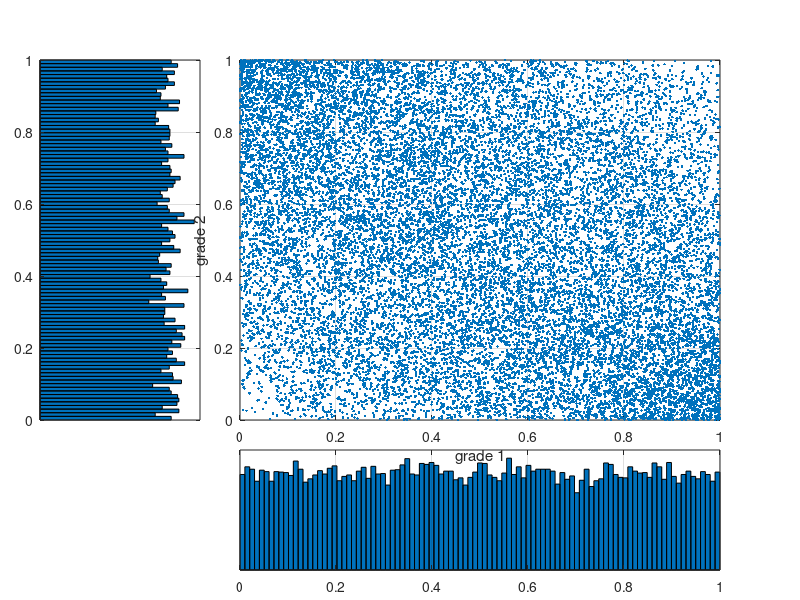
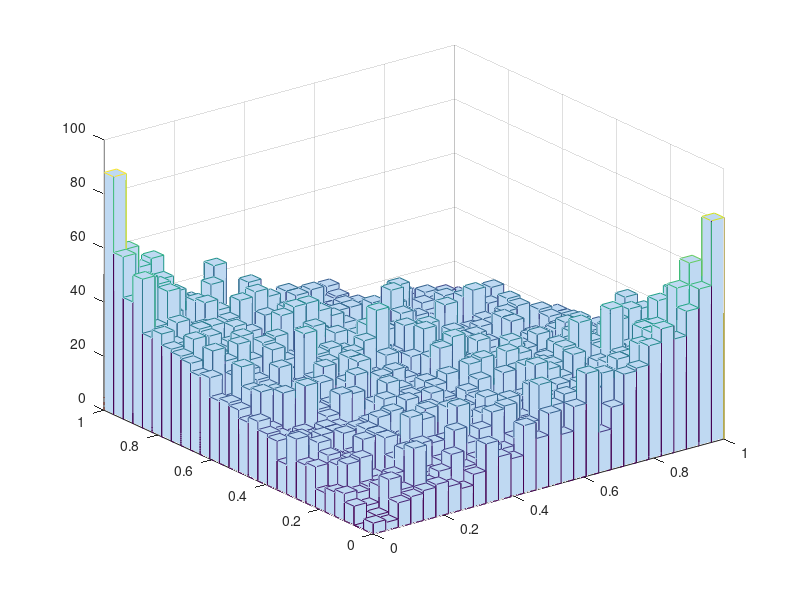

Here is the MATLAB script that generated these plots, in order:
% this script simulates the copula of a bi-variate log-t distribution
% see "Risk and Asset Allocation"-Springer (2005), by A. Meucci


clc; clear; close all
%%%%%%%%%%%%%%%%%%%%%%%%%%%%%%%%%%%%%%%%%%%%%%%%%%%%%%%%%%%%%%%%%%%%%%%%%%%%%%%%%%%%%%%%%%%%%%%%%%%%%%%%%%%%%
% input parameters
Mu=[1  -1]';     
r=-.3;            
sigma=[2 10]';    
nu=200;

NumSimul=20000;

%%%%%%%%%%%%%%%%%%%%%%%%%%%%%%%%%%%%%%%%%%%%%%%%%%%%%%%%%%%%%%%%%%%%%%%%%%%%%%%%%%%%%%%%%%%%%%%%%%%%%%%%%%%%%
C=[1 r;r 1];
Std_X=mvtrnd(C,nu,NumSimul);  % standardized bi-variate t simulation
Y_1=Mu(1)+sigma(1)*Std_X(:,1);
Y_2=Mu(2)+sigma(2)*Std_X(:,2);
Y=[Y_1 Y_2]; % bi-variate t simulation

X=exp(Y);    % bi-variate log-t simulation

U_1=tcdf( (log(X(:,1))-Mu(1))/sigma(1) ,nu); % grade 1 simulation
U_2=tcdf( (log(X(:,2))-Mu(2))/sigma(2) ,nu); % grade 1 simulation
Copula=[U_1 U_2];                                 % copula

%%%%%%%%%%%%%%%%%%%%%%%%%%%%%%%%%%%%%%%%%%%%%%%%%%%%%%%%%%%%%%%%%%%%%%%%%%%%%%%%%%%%%%%%%%%%%%%%%%%%%%%%%%%%
% plots
%%%%%%%%%%%%%%%%%%%%%%%%%%%%%%%%%%%%%%%%%%%%%%%%%%%%%%%%%%%%%%%%%%%%%%%%%%%%%%%%%%%%%%%%%%%%%%%%%%%%%%%%%%%%

figure 
% marginals
NumBins=round(10*log(NumSimul));

subplot('Position',[.05 .3 .2 .6]) 
[n,D]=hist(Copula(:,2),NumBins);
barh(D,n,1);
[y_lim]=get(gca,'ylim')
set(gca,'xtick',[])
grid on

subplot('Position',[.3 .05 .6 .2]) 
[n,D]=hist(Copula(:,1),NumBins);
bar(D,n,1);
[x_lim]=get(gca,'xlim')
set(gca,'ytick',[])
grid on

% scatter plot
subplot('Position',[.3 .3 .6 .6]) 
h=plot(Copula(:,1),Copula(:,2),'.');
set(gca,'xlim',x_lim,'ylim',y_lim)
grid on
xlabel('grade 1');
ylabel('grade 2');

% 3-d histogram (~rescaled pdf)
NumBins3d=round(sqrt(NumSimul)/5);
figure
hist3(Copula(:,[1 2]),[NumBins3d NumBins3d]);